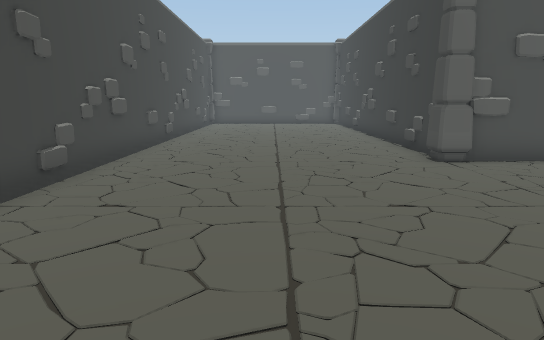
[1] (above)

16 first-person views from a walk through a scene from a Unity 3-D project. The camera is 1.4 m above the floor, tilts 10° down and sees 70° across. The floor is counted in squares, 1 m on a side. Each view is taken from the middle of a square. On the plan, view 1 faces up. The plan holds only what a view shows up to about 16 squares ahead; the rest is blank. The place goes on beyond the plan. Door leaves are left out, so doorways stand open.

[2]
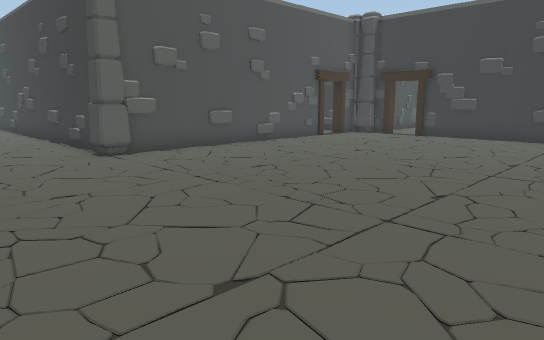

[3]
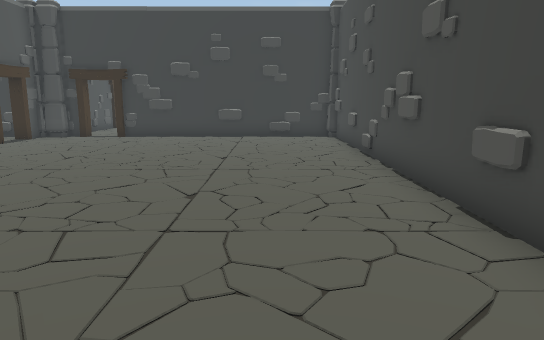

[4]
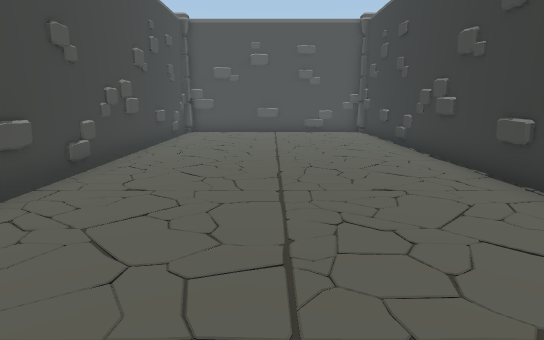

[5]
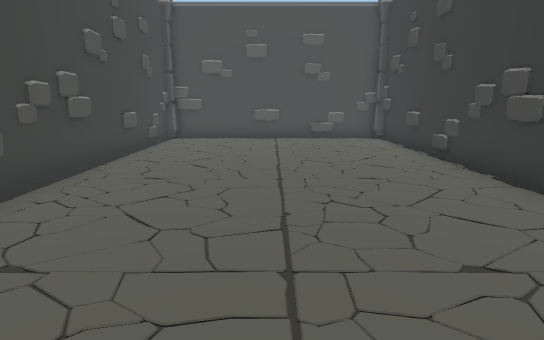

[6]
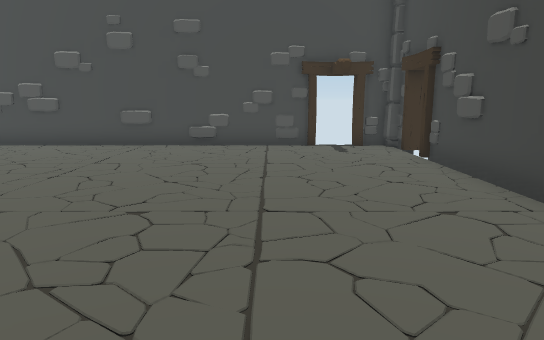

[7]
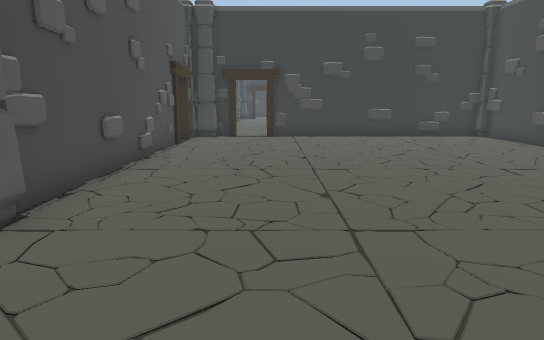

[8]
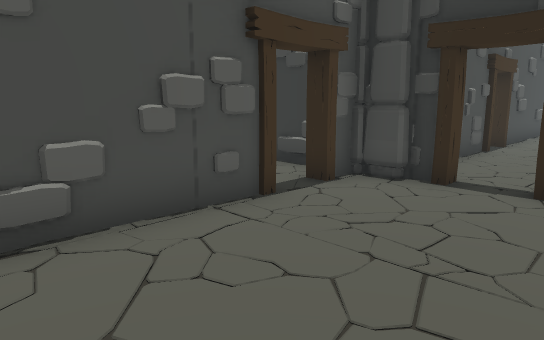

[9]
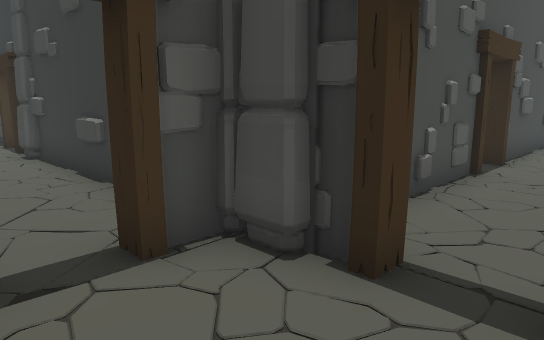

[10]
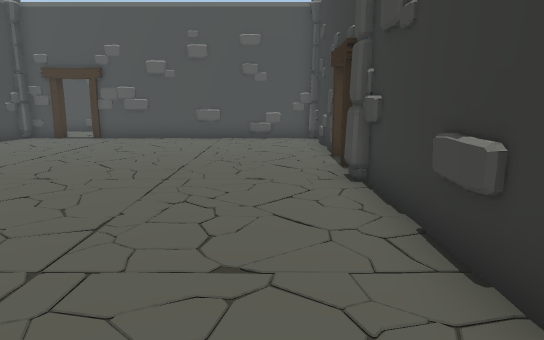

[11]
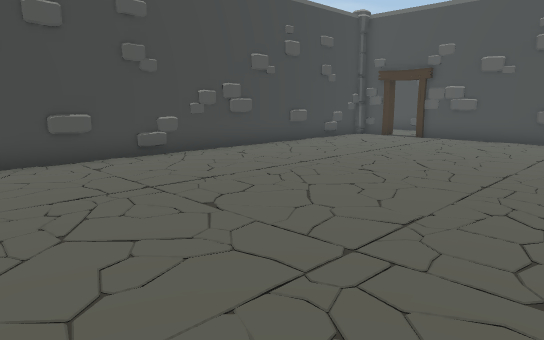

[12]
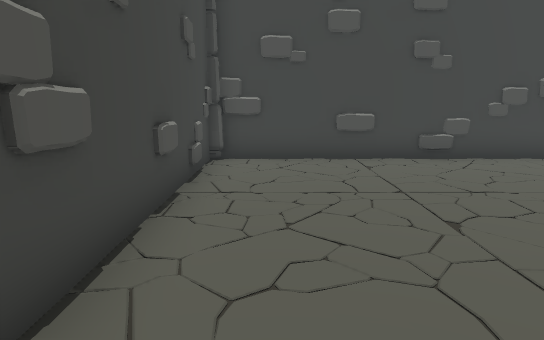

[13]
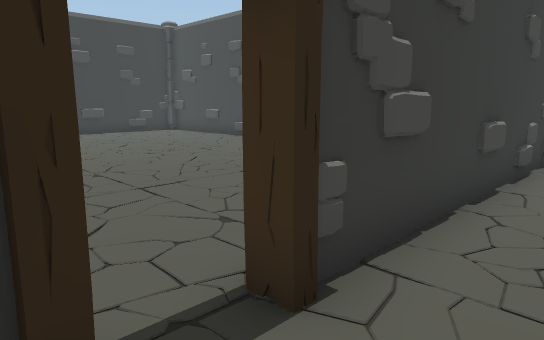

[14]
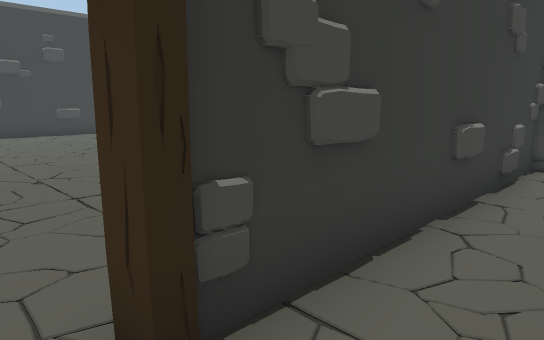

[15]
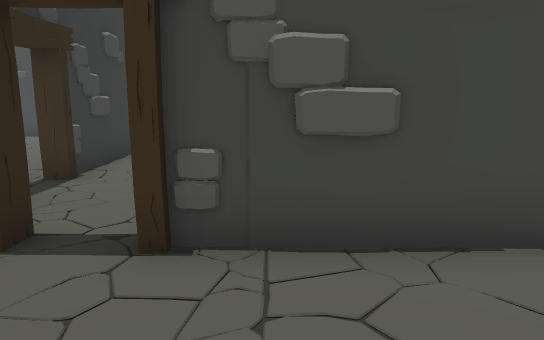

[16]
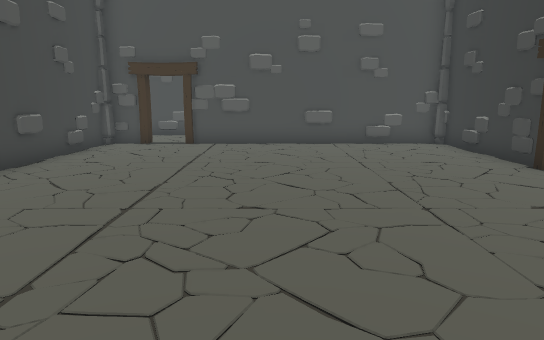

### Floor plan
Points are (right, up) in squares from view 1. A wall is a line through its corners. A room is listed if a view was taken in it or the views show most of it. See-through windows are left out.
Room 1 (views 1, 2, 3, 4, 5, 6, 7, 8, 9, 13, 14)
walls: (4.2, 9.9) (4.2, 25.1) (-4, 25.1) (-4, 5.5); (11.5, 9.4) (10.4, 9.2); (12, 9.2) (11.4, 9.2); (4.2, 16.5) (4, 17.7); (12.6, 9.1) (11.5, 9.3); (-4, 4.5) (-4, 0); (13.2, 9.3) (4.6, 9.3); (15.5, 9.3) (14.5, 9.3); (15.8, 7.5) (15.7, 8.2); (15.8, 7.5) (15.8, 8.4); (-1.5, -2.6) (15.7, -2.6) (15.8, 6.2); (15.6, 4.8) (15.9, 5.1); (15.7, 4.4) (15.6, 5.6); (-4, -1.6) (-4, -2.2); (-3.7, -2.6) (-2.7, -2.6)
low walls: (15.5, -0.4) (15.9, 0.1)
ways out: opening at (14, 9) to room 2; gap at (-4, 0); gap at (16, 6)
objects: pillar (4, 9)
Room 2 (views 10, 11, 12, 15, 16)
walls: (15.8, 20) (15.8, 24.5); (15.6, 12.7) (15.6, 13.9); (15.8, 10.4) (15.8, 16.5); (14.5, 9.3) (14.5, 9.6); (5.9, 25.1) (4.4, 25.1) (4.4, 9.5) (13.2, 9.5); (15.5, 25.1) (7, 25.1)
ways out: opening at (14, 9) to room 1; opening at (16, 19)
objects: pillar (16, 17)

Positions as (right, up) in squares from view 1, and headings:
1: (0, 0), facing up
2: (0, -1), facing up-right
3: (0, 0), facing right
4: (0, 7), facing up
5: (0, 10), facing up
6: (0, 10), facing down
7: (0, 6), facing right
8: (9, 5), facing up-right
9: (13, 6), facing up-right
10: (14, 10), facing up
11: (14, 10), facing up-left
12: (14, 11), facing left
13: (14, 8), facing down-right
14: (14, 7), facing down-right
15: (12, 13), facing down
16: (10, 12), facing up
